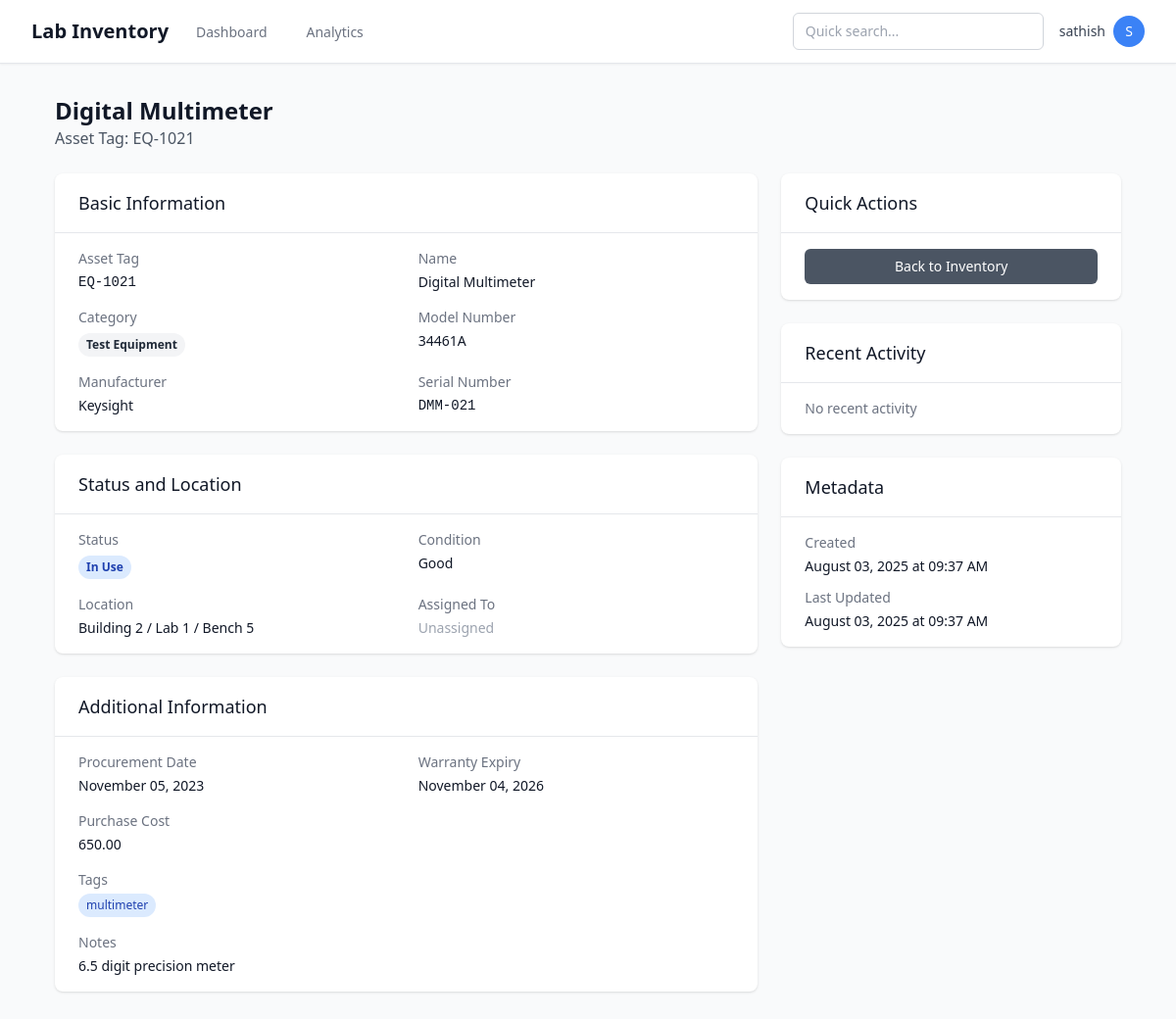
Before: /view/21 (signed in) with the older database file.
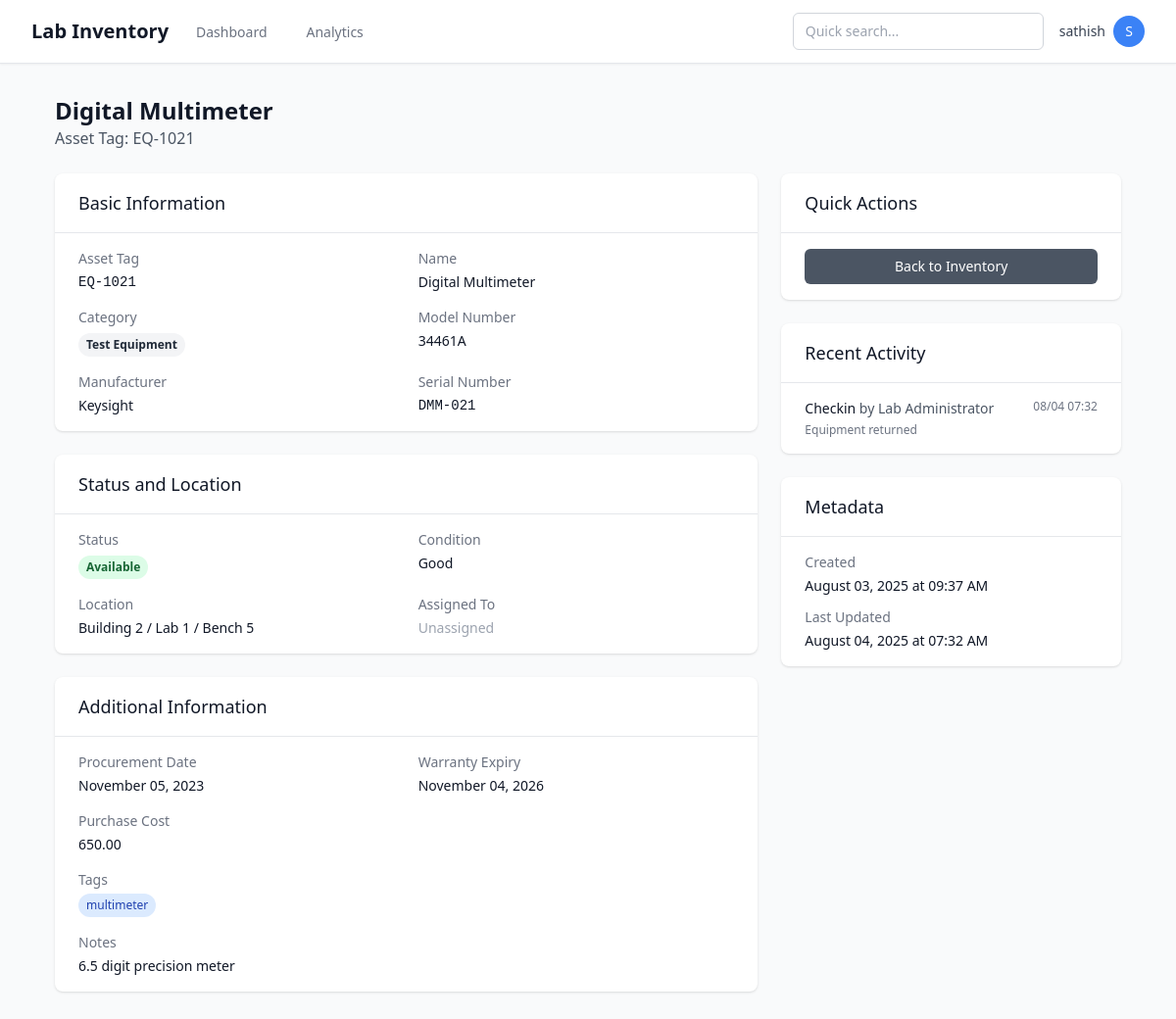
After: the same page with the newer database file.
### app/models.py (models this page shows, shortened)
class Equipment(db.Model):
    __tablename__ = 'equipment'
    id = db.Column(db.Integer, primary_key=True)
    asset_tag = db.Column(db.String(50), unique=True, nullable=False, index=True)
    name = db.Column(db.String(200), nullable=False)
    description = db.Column(db.Text)
    category = db.Column(db.String(100), nullable=False, index=True)
    model_number = db.Column(db.String(100))
    manufacturer = db.Column(db.String(100), index=True)
    serial_number = db.Column(db.String(100))
    procurement_date = db.Column(db.Date)
    warranty_expiry = db.Column(db.Date)
    created_at = db.Column(db.DateTime, default=datetime.utcnow)
    updated_at = db.Column(db.DateTime, default=datetime.utcnow, onupdate=datetime.utcnow)
    status = db.Column(db.String(50), nullable=False, default='Available', index=True)  # Available, In Use, Under Maintenance, Retired, Missing
    condition = db.Column(db.String(50), nullable=False, default='Good')  # New, Good, Needs Repair, Obsolete
    chip_type = db.Column(db.String(50))  # FPGA, ASIC, ARM, etc.
    package_type = db.Column(db.String(50))  # BGA, QFN, DIP, etc.
    pin_count = db.Column(db.Integer)
    temperature_grade = db.Column(db.String(50))  # Commercial, Industrial, Military
    testing_status = db.Column(db.String(50))  # Untested, Passed, Failed, Rework
    revision_info = db.Column(db.String(100))
    design_files = db.Column(db.Text)  # URL or file path
    location = db.Column(db.String(200))  # Building / Lab Room / Cabinet / Shelf
    assigned_to_id = db.Column(db.Integer, db.ForeignKey('users.id'), nullable=True)
    tags = db.Column(db.String(500))  # Comma-separated tags
    notes = db.Column(db.Text)
    purchase_cost = db.Column(db.Numeric(10, 2))
    current_value = db.Column(db.Numeric(10, 2))
    movement_logs = db.relationship('MovementLog', backref='equipment', lazy='dynamic', cascade='all, delete-orphan')
    audit_logs = db.relationship('AuditLog', backref='equipment', lazy='dynamic', cascade='all, delete-orphan')
    def get_tags_list(self):
        return [tag.strip() for tag in (self.tags or '').split(',') if tag.strip()]

class MovementLog(db.Model):
    __tablename__ = 'movement_logs'
    id = db.Column(db.Integer, primary_key=True)
    equipment_id = db.Column(db.Integer, db.ForeignKey('equipment.id'), nullable=False)
    user_id = db.Column(db.Integer, db.ForeignKey('users.id'), nullable=False)
    action = db.Column(db.String(50), nullable=False)  # checkout, checkin, move, assign, unassign
    from_location = db.Column(db.String(200))
    to_location = db.Column(db.String(200))
    from_user_id = db.Column(db.Integer, db.ForeignKey('users.id'))
    to_user_id = db.Column(db.Integer, db.ForeignKey('users.id'))
    timestamp = db.Column(db.DateTime, default=datetime.utcnow, index=True)
    notes = db.Column(db.Text)
    from_user = db.relationship('User', foreign_keys=[from_user_id])
    to_user = db.relationship('User', foreign_keys=[to_user_id])

class User(UserMixin, db.Model):
    __tablename__ = 'users'
    id = db.Column(db.Integer, primary_key=True)
    name = db.Column(db.String(100), nullable=False)
    email = db.Column(db.String(120), unique=True, nullable=False, index=True)
    password_hash = db.Column(db.String(128), nullable=False)
    role = db.Column(db.String(20), nullable=False, default='Researcher')  # Admin, Lab Staff, Researcher, Read-only
    created_at = db.Column(db.DateTime, default=datetime.utcnow)
    is_active = db.Column(db.Boolean, default=True)
    assigned_equipment = db.relationship('Equipment', backref='assignee', lazy='dynamic')
    audit_logs = db.relationship('AuditLog', backref='user', lazy='dynamic')
    movement_logs = db.relationship(
        'MovementLog',
        foreign_keys='MovementLog.user_id',
        backref='user', lazy='dynamic'
    )
    outgoing_movements = db.relationship(
        'MovementLog',
        foreign_keys='MovementLog.from_user_id',
        backref='from_user_obj', lazy='dynamic'
    )
    incoming_movements = db.relationship(
        'MovementLog',
        foreign_keys='MovementLog.to_user_id',
        backref='to_user_obj', lazy='dynamic'
    )
    def has_permission(self, action):
        permissions = {
            'Admin': ['create', 'read', 'update', 'delete', 'bulk_import', 'user_management'],
            'Lab Staff': ['create', 'read', 'update', 'delete', 'bulk_import'],
            'Researcher': ['read', 'update', 'checkout', 'checkin'],
            'Read-only': ['read']
        }
        return action in permissions.get(self.role, [])

### app/routes/inventory.py (the view)
@inventory_bp.route('/view/<int:id>')
@login_required
def view(id):
    equipment = Equipment.query.get_or_404(id)
    movements = MovementLog.query.filter_by(equipment_id=id).order_by(desc(MovementLog.timestamp)).limit(10).all()
    return render_template('inventory/view.html', equipment=equipment, movements=movements)

### app/routes/auth.py (called while the page is built)
@login_manager.user_loader
def load_user(user_id):
    return User.query.get(int(user_id))

### app/templates/inventory/view.html (shortened to what the changed rows need)
{% extends "base.html" %}
{% block content %}
<div class="max-w-6xl mx-auto py-8 px-4 sm:px-6 lg:px-8">
    <div class="flex justify-between items-start mb-6">
        <div>
            <h1 class="text-2xl font-bold text-gray-900">{{ equipment.name }}</h1>
            <p class="text-gray-600">Asset Tag: {{ equipment.asset_tag }}</p>
        </div>
    </div>
    <div class="grid grid-cols-1 lg:grid-cols-3 gap-6">
        <div class="lg:col-span-2 space-y-6">
            <div class="bg-white shadow rounded-lg">
                <div class="px-6 py-4">
                    <dl class="grid grid-cols-1 md:grid-cols-2 gap-x-6 gap-y-4">
                        <div>
                            <dt class="text-sm font-medium text-gray-500">Asset Tag</dt>
                            <dd class="mt-1 text-sm text-gray-900 font-mono">{{ equipment.asset_tag }}</dd>
                        </div>
                        <div>
                            <dt class="text-sm font-medium text-gray-500">Name</dt>
                            <dd class="mt-1 text-sm text-gray-900">{{ equipment.name }}</dd>
                        </div>
                        <div>
                            <dd class="mt-1">
                                <span class="inline-flex px-2 py-1 text-xs font-semibold rounded-full bg-gray-100 text-gray-800">
                                    {{ equipment.category }}
                                </span>
                            </dd>
                        </div>
                        <div>
                            <dt class="text-sm font-medium text-gray-500">Model Number</dt>
                            <dd class="mt-1 text-sm text-gray-900">{{ equipment.model_number or '-' }}</dd>
                        </div>
                        <div>
                            <dt class="text-sm font-medium text-gray-500">Manufacturer</dt>
                            <dd class="mt-1 text-sm text-gray-900">{{ equipment.manufacturer or '-' }}</dd>
                        </div>
                        <div>
                            <dt class="text-sm font-medium text-gray-500">Serial Number</dt>
                            <dd class="mt-1 text-sm text-gray-900 font-mono">{{ equipment.serial_number or '-' }}</dd>
                        </div>
                    </dl>
                </div>
            </div>
            <div class="bg-white shadow rounded-lg">
                <div class="px-6 py-4">
                    <dl class="grid grid-cols-1 md:grid-cols-2 gap-x-6 gap-y-4">
                        <div>
                            <dd class="mt-1">
                                {% if equipment.status == 'Available' %}
                                    <span class="inline-flex px-2 py-1 text-xs font-semibold rounded-full bg-green-100 text-green-800">
                                        {{ equipment.status }}
                                    </span>
                                {% elif equipment.status == 'In Use' %}
                                    <span class="inline-flex px-2 py-1 text-xs font-semibold rounded-full bg-blue-100 text-blue-800">
                                        {{ equipment.status }}
                                    </span>
                                {% elif equipment.status == 'Under Maintenance' %}
                                    <span class="inline-flex px-2 py-1 text-xs font-semibold rounded-full bg-yellow-100 text-yellow-800">
                                        {{ equipment.status }}
                                    </span>
                                {% elif equipment.status == 'Retired' %}
                                    <span class="inline-flex px-2 py-1 text-xs font-semibold rounded-full bg-gray-100 text-gray-800">
                                        {{ equipment.status }}
                                    </span>
                                {% else %}
                                    <span class="inline-flex px-2 py-1 text-xs font-semibold rounded-full bg-red-100 text-red-800">
                                        {{ equipment.status }}
                                    </span>
                                {% endif %}
                            </dd>
                        </div>
                        <div>
                            <dt class="text-sm font-medium text-gray-500">Condition</dt>
                            <dd class="mt-1 text-sm text-gray-900">{{ equipment.condition }}</dd>
                        </div>
                        <div>
                            <dt class="text-sm font-medium text-gray-500">Location</dt>
                            <dd class="mt-1 text-sm text-gray-900">{{ equipment.location or '-' }}</dd>
                        </div>
                    </dl>
                </div>
            </div>
            <div class="bg-white shadow rounded-lg">
                <div class="px-6 py-4">
                    <dl class="grid grid-cols-1 md:grid-cols-2 gap-x-6 gap-y-4">
                        <div>
                            <dt class="text-sm font-medium text-gray-500">Procurement Date</dt>
                            <dd class="mt-1 text-sm text-gray-900">
                                {{ equipment.procurement_date.strftime('%B %d, %Y') if equipment.procurement_date else '-' }}
                            </dd>
                        </div>
                        <div>
                            <dt class="text-sm font-medium text-gray-500">Warranty Expiry</dt>
                            <dd class="mt-1 text-sm text-gray-900">
                                {{ equipment.warranty_expiry.strftime('%B %d, %Y') if equipment.warranty_expiry else '-' }}
                            </dd>
                        </div>
                        {% if equipment.purchase_cost %}
                        <div>
                            <dt class="text-sm font-medium text-gray-500">Purchase Cost</dt>
                            <dd class="mt-1 text-sm text-gray-900">{{ "%.2f"|format(equipment.purchase_cost) }}</dd>
                        </div>
                        {% endif %}
                        {% if equipment.tags %}
                        <div class="md:col-span-2">
                            <dd class="mt-1">
                                <div class="flex flex-wrap gap-2">
                                    {% for tag in equipment.get_tags_list() %}
                                    <span class="inline-flex px-2 py-1 text-xs font-medium rounded-full bg-blue-100 text-blue-800">
                                        {{ tag }}
                                    </span>
                                    {% endfor %}
                                </div>
                            </dd>
                        </div>
                        {% endif %}
                        {% if equipment.notes %}
                        <div class="md:col-span-2">
                            <dt class="text-sm font-medium text-gray-500">Notes</dt>
                            <dd class="mt-1 text-sm text-gray-900">{{ equipment.notes }}</dd>
                        </div>
                        {% endif %}
                    </dl>
                </div>
            </div>
        </div>
        <div class="space-y-6">
            <div class="bg-white shadow rounded-lg">
                <div class="px-6 py-4">
                    {% if movements %}
                    <div class="space-y-3">
                        {% for movement in movements %}
                        <div class="text-sm">
                            <div class="flex items-start justify-between">
                                <div>
                                    <span class="font-medium text-gray-900">{{ movement.action.title() }}</span>
                                    {% if movement.action == 'assign' and movement.to_user %}
                                        <span class="text-gray-600">to {{ movement.to_user.name }}</span>
                                    {% elif movement.action == 'unassign' and movement.from_user %}
                                        <span class="text-gray-600">from {{ movement.from_user.name }}</span>
                                    {% elif movement.action == 'checkout' %}
                                        <span class="text-gray-600">by {{ movement.user.name }}</span>
                                    {% elif movement.action == 'checkin' %}
                                        <span class="text-gray-600">by {{ movement.user.name }}</span>
                                    {% endif %}
                                </div>
                                <span class="text-xs text-gray-500">
                                    {{ movement.timestamp.strftime('%m/%d %H:%M') }}
                                </span>
                            </div>
                            {% if movement.notes %}
                            <p class="text-xs text-gray-500 mt-1">{{ movement.notes }}</p>
                            {% endif %}
                        </div>
                        {% endfor %}
                    </div>
                    {% else %}
                    <p class="text-sm text-gray-500">No recent activity</p>
                    {% endif %}
                </div>
            </div>
            <div class="bg-white shadow rounded-lg">
                <div class="px-6 py-4">
                    <dl class="space-y-3">
                        <div>
                            <dt class="text-sm font-medium text-gray-500">Created</dt>
                            <dd class="mt-1 text-sm text-gray-900">
                                {{ equipment.created_at.strftime('%B %d, %Y at %I:%M %p') }}
                            </dd>
                        </div>
                        <div>
                            <dt class="text-sm font-medium text-gray-500">Last Updated</dt>
                            <dd class="mt-1 text-sm text-gray-900">
                                {{ equipment.updated_at.strftime('%B %d, %Y at %I:%M %p') }}
                            </dd>
                        </div>
                    </dl>
                </div>
            </div>
        </div>
    </div>
</div>
{% endblock %}

Changed rows visible on the page:
changed Equipment "multimeter": updated_at "August 03, 2025 at 09:37 AM" → "August 04, 2025 at 07:32 AM"; status "In Use" → "Available"
added MovementLog: action "Checkin", user.name "Lab Administrator", timestamp "08/04 07:32", notes "Equipment returned"
Other visible differences:
text no longer shown: "No recent activity"
